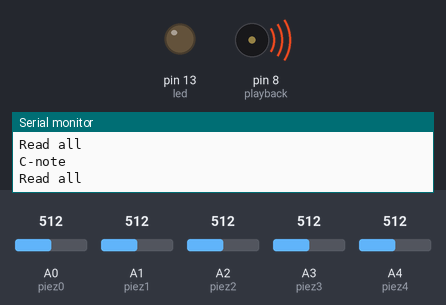
The sketch below on a simulated Arduino Uno, built with avr-gcc and run on an emulated ATmega328P. On the bench: output pins drawn as LEDs (lit = HIGH), buzzer (waves = sounding), the last lines printed to the serial monitor. Inputs (shaded band) come from the test bench; at power-on: A0 (piez0) = 512, A1 (piez1) = 512, A2 (piez2) = 512, A3 (piez3) = 512, A4 (piez4) = 512.

Above: at 1.2 s.
1.3 s: A0 (piez0) set to 20
4.3 s: A1 (piez1) set to 20
At 4.36 s:
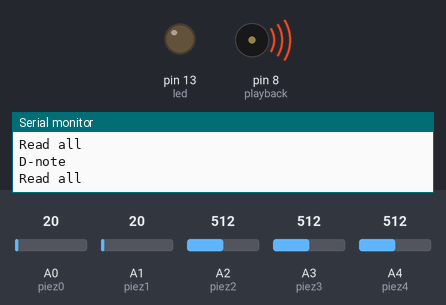
7.3 s: A2 (piez2) set to 20
Timing chart, 0 to 16.3 s (numbered marks = the images above; inputs shaded):
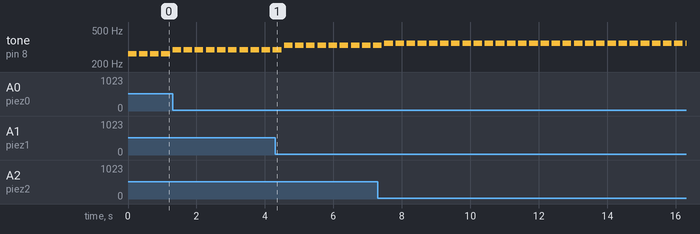

The sketch:

piano.ino
```cpp
/*
Piano glove

Using piezo sensors to sense "knock" signals,
transmit them to another piezo to play notes.

*/
#include "notes.h"

const int led = 13;
//piezo sensors
const int piez0 = A0;
const int piez1 = A1;
const int piez2 = A2;
const int piez3 = A3;
const int piez4 = A4;
//speaker
const int playback = 8;
//threshold for piezo knock signal
const int threshold = 30;

//the piezo sensors on the 5 fingers
int sensor0 = 0;
int sensor1 = 0;
int sensor2 = 0;
int sensor3 = 0;
int sensor4 = 0;
int ledState = LOW;

void setup(){
  pinMode(led, OUTPUT); //LED set to output
  Serial.begin(9600); //initialize serial communication
}

void loop() {

  //recieve "knock" signals from piezos
  sensor0 = analogRead(piez0);
  sensor1 = analogRead(piez1);
  sensor2 = analogRead(piez2);
  sensor3 = analogRead(piez3);
  sensor4 = analogRead(piez4);;
  Serial.println("Read all");

  if (sensor0 >= threshold) {
    tone(playback, NOTE_C4, 250);
    delay(325);
    noTone(playback);
    Serial.println("C-note");
  } else if (sensor1 >= threshold) {
    tone(playback, NOTE_D4, 250);
    delay(325);
    noTone(playback);
    Serial.println("D-note");
  } else if (sensor2 >= threshold) {
    tone(playback, NOTE_E4, 250);
    delay(325);
    noTone(playback);
    Serial.println("E-note");
  } else if (sensor3 >= threshold) {
    tone(playback, NOTE_F4, 250);
    delay(325);
    noTone(playback);
    Serial.println("F-note");
  } else if (sensor4 >= threshold) {
    tone(playback, NOTE_G4, 250);
    delay(325);
    noTone(playback);
    Serial.println("D-note");
  }
}
```

notes.h
```cpp
/*************************************************
 * Public Constants
 *************************************************/

#define NOTE_B0  31
#define NOTE_C1  33
#define NOTE_CS1 35
#define NOTE_D1  37
#define NOTE_DS1 39
#define NOTE_E1  41
#define NOTE_F1  44
#define NOTE_FS1 46
#define NOTE_G1  49
#define NOTE_GS1 52
#define NOTE_A1  55
#define NOTE_AS1 58
#define NOTE_B1  62
#define NOTE_C2  65
#define NOTE_CS2 69
#define NOTE_D2  73
#define NOTE_DS2 78
#define NOTE_E2  82
#define NOTE_F2  87
#define NOTE_FS2 93
#define NOTE_G2  98
#define NOTE_GS2 104
#define NOTE_A2  110
#define NOTE_AS2 117
#define NOTE_B2  123
#define NOTE_C3  131
#define NOTE_CS3 139
#define NOTE_D3  147
#define NOTE_DS3 156
#define NOTE_E3  165
#define NOTE_F3  175
#define NOTE_FS3 185
#define NOTE_G3  196
#define NOTE_GS3 208
#define NOTE_A3  220
#define NOTE_AS3 233
#define NOTE_B3  247
#define NOTE_C4  262
#define NOTE_CS4 277
#define NOTE_D4  294
#define NOTE_DS4 311
#define NOTE_E4  330
#define NOTE_F4  349
#define NOTE_FS4 370
#define NOTE_G4  392
#define NOTE_GS4 415
#define NOTE_A4  440
#define NOTE_AS4 466
#define NOTE_B4  494
#define NOTE_C5  523
#define NOTE_CS5 554
#define NOTE_D5  587
#define NOTE_DS5 622
#define NOTE_E5  659
#define NOTE_F5  698
#define NOTE_FS5 740
#define NOTE_G5  784
#define NOTE_GS5 831
#define NOTE_A5  880
#define NOTE_AS5 932
#define NOTE_B5  988
#define NOTE_C6  1047
#define NOTE_CS6 1109
#define NOTE_D6  1175
#define NOTE_DS6 1245
#define NOTE_E6  1319
#define NOTE_F6  1397
#define NOTE_FS6 1480
#define NOTE_G6  1568
#define NOTE_GS6 1661
#define NOTE_A6  1760
#define NOTE_AS6 1865
#define NOTE_B6  1976
#define NOTE_C7  2093
#define NOTE_CS7 2217
#define NOTE_D7  2349
#define NOTE_DS7 2489
#define NOTE_E7  2637
#define NOTE_F7  2794
#define NOTE_FS7 2960
#define NOTE_G7  3136
#define NOTE_GS7 3322
#define NOTE_A7  3520
#define NOTE_AS7 3729
#define NOTE_B7  3951
#define NOTE_C8  4186
#define NOTE_CS8 4435
#define NOTE_D8  4699
#define NOTE_DS8 4978
```

Measured:
- by itself, tone on pin 8 (playback): alternates 349 Hz for 0.25 s and silent for 0.08 s
